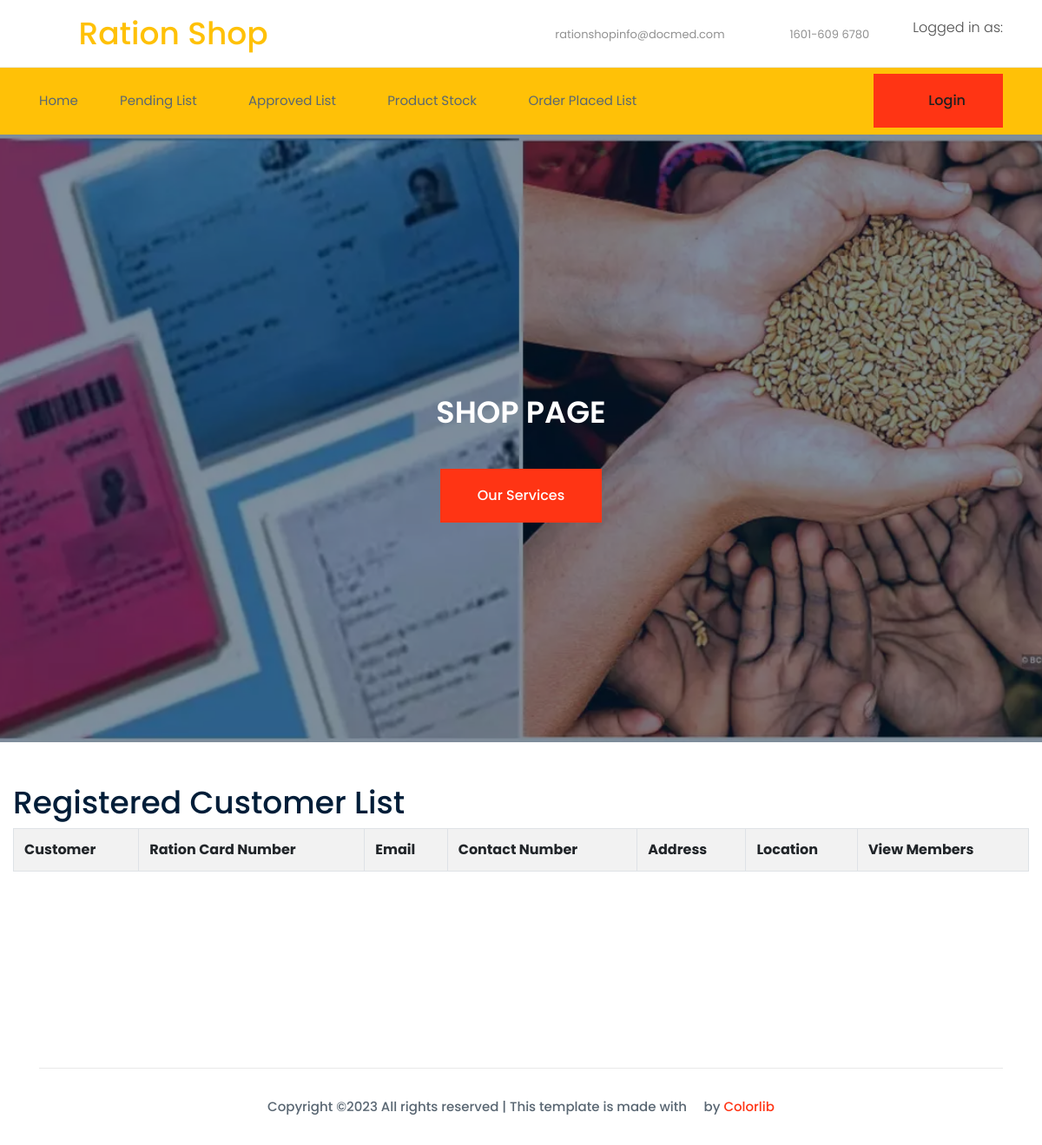
The app's page /shop/cust_view, older data.
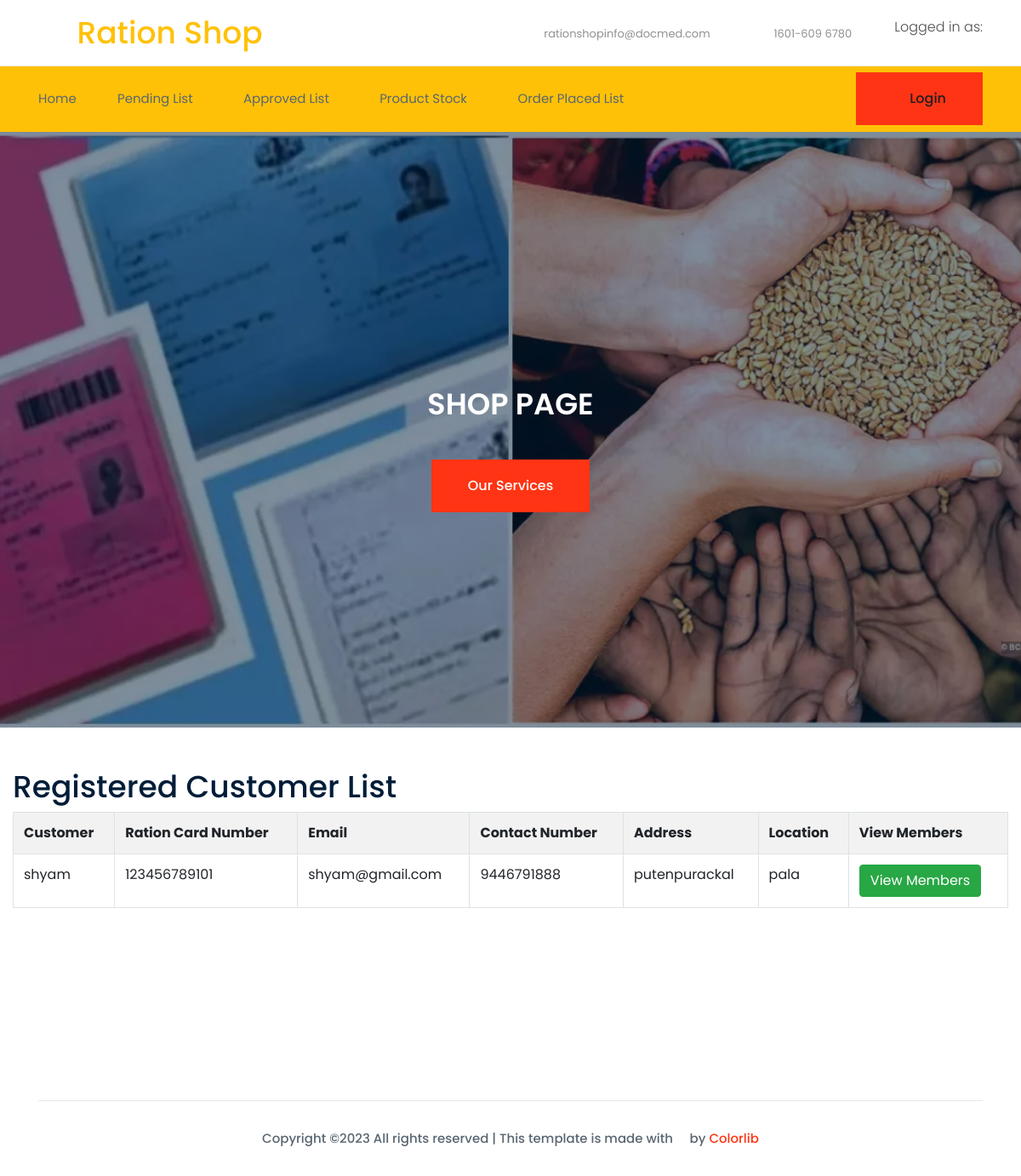
The same page, newer data.
### ration_shop_app/models.py (models this page shows)
class Customer(models.Model):
    user = models.ForeignKey(User, on_delete=models.CASCADE,null=True)
    item = models.ForeignKey(Product, on_delete=models.CASCADE,null=True)
    card = models.ForeignKey(Card, on_delete=models.CASCADE,null=True)
    card_number = models.CharField(max_length=11, null=True)
    contact = models.CharField(max_length=15, null=True)
    email = models.CharField(max_length=100, null=True)
    address = models.CharField(max_length=100, null=True)
    location = models.CharField(max_length=100, null=True)
    total_quantity=models.CharField(max_length=100, null=True)

### ration_shop_app/shop_views.py (the view)
# urls.py: path('cust_view',CustView.as_view()),
class CustView(TemplateView):
    template_name = 'shop/registeredcustlist.html'
    def get_context_data(self, **kwargs):
        context = super(CustView, self).get_context_data(**kwargs)
        customer = Customer.objects.filter(
            user__last_name='1', user__is_staff='0')
        context['customer'] = customer
        return context

### templates/shop/registeredcustlist.html (shortened to what this page needs)
{% extends 'shop/base.html' %}
{% load static %}
{% block content %}
    <div class="slider_area">
        <div class="single_slider  d-flex align-items-center slider_bg_1">
            <div class="container">
                <div class="row align-items-center justify-content-center">
                    <div class="col-xl-8">
                        <div class="slider_text text-center justify-content-center">
                            <h3>SHOP PAGE</h3>
                                <a class="boxed-btn3" href="service.html">Our Services</a>
                        </div>
                    </div>
                </div>
            </div>
        </div>
    </div>
    <br>
    <br>
    <div class="col-xl-12">
        <div id="page-inner" >
            <h1>Registered Customer List</h1>
                <table class="table table-bordered table-striped table-hover">
                    <th class="info">Customer</th>
                    <th class="info">Ration Card Number</th>
                    <th class="info">Email</th>
                    <th class="info">Contact Number</th>
                    <th class="info">Address</th>
                    <th class="info">Location</th>
                    <th class="info">View Members</th>
            {% for i in customer  %}
            <tr>
                <td>{{ i.user.first_name}}</td>
                <td>{{ i.card_number }}
                <td>{{ i.user.email}}</td>
                <td>{{ i.contact}}</td>
                <td>{{ i.address}}</td>
                <td>{{ i.location}}</td>
                <td><a href="approvedmember?id={{ i.id}}" class=" btn btn-success">View Members</a></td>
            </tr>
                {% endfor %}
            </table>
        </div>
    </div>
    {% endblock  %}

Row changes from the older to the newer data that the page shows:
added Customer: user.first_name "shyam", card_number "123456789101", user.email "shyam@gmail.com", contact "9446791888", address "putenpurackal", location "pala"
